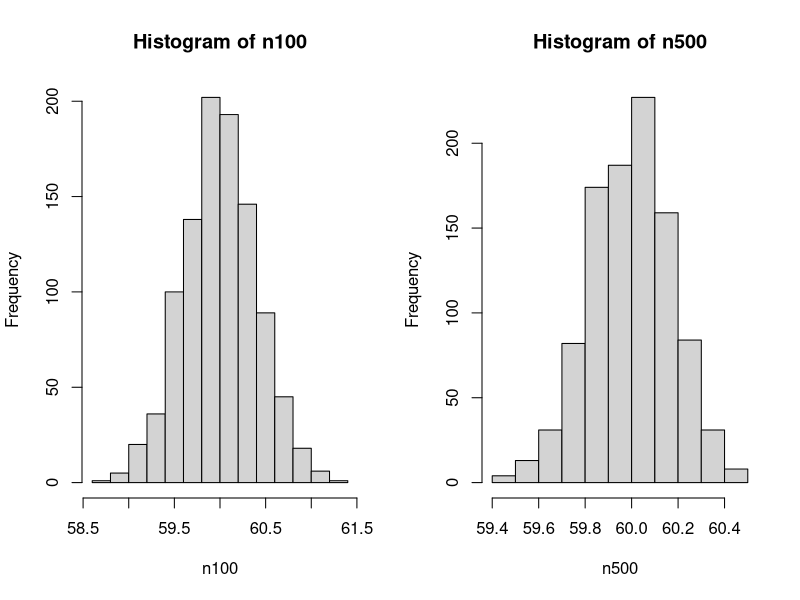
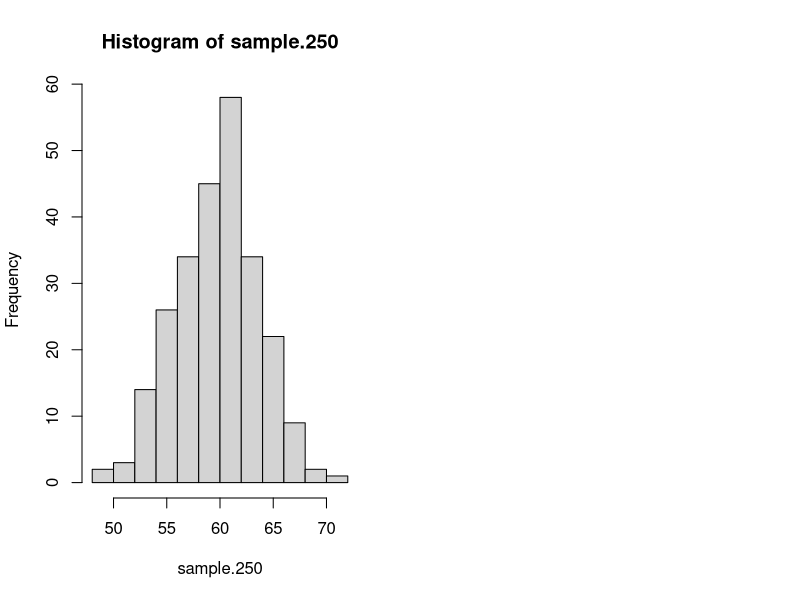
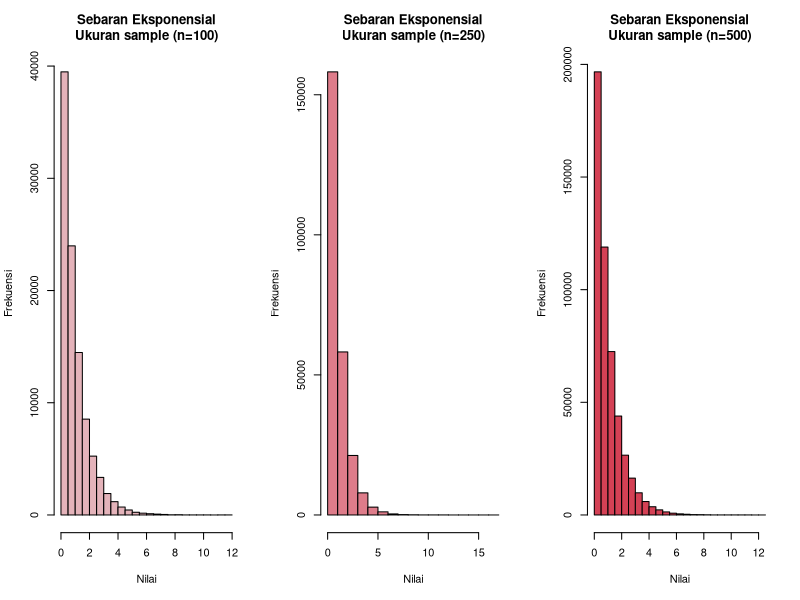
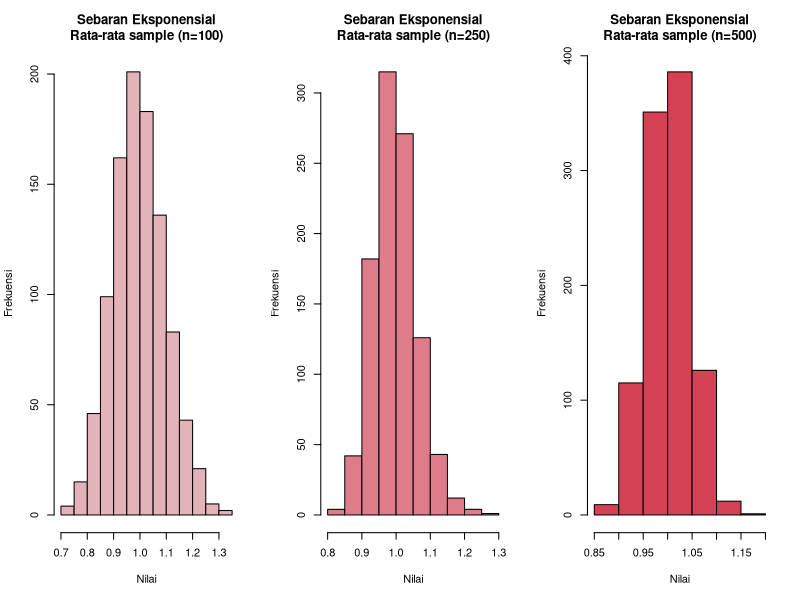
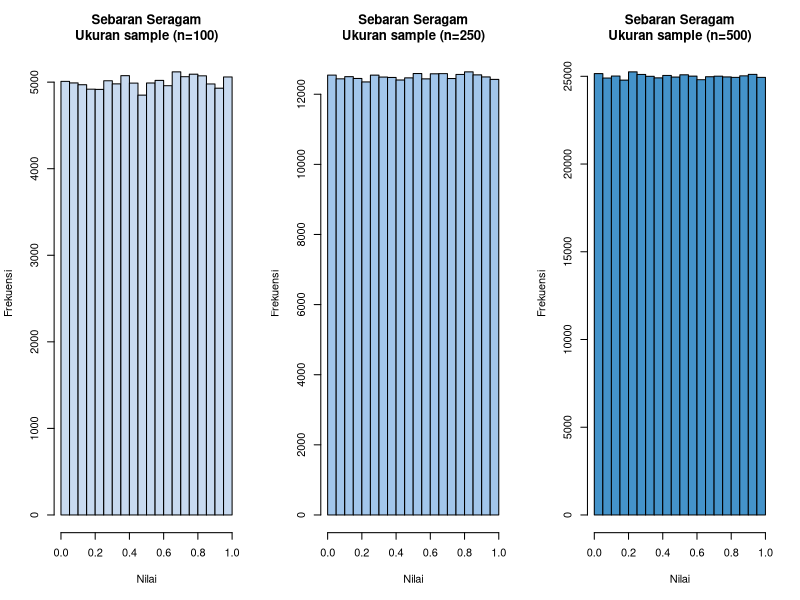
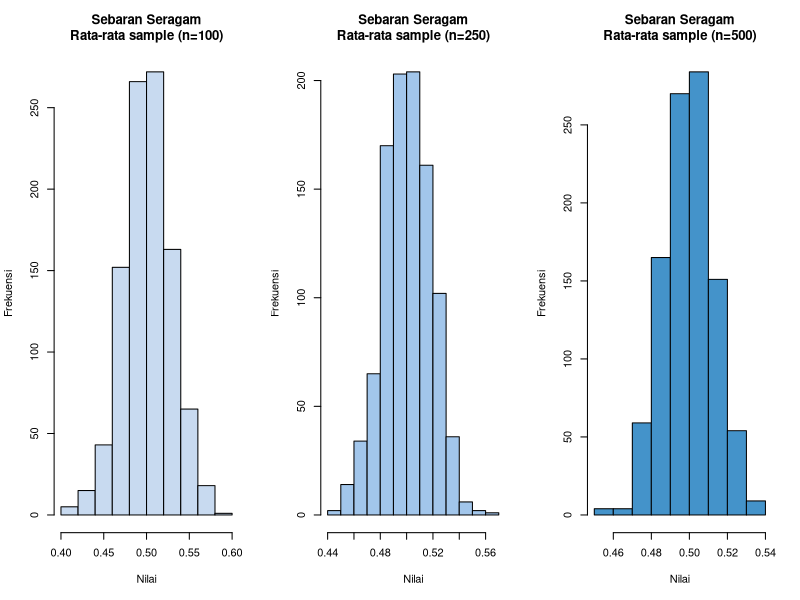

Write R code to recreate these figures, in order.
## ---- chunk 1
set.seed(50)
n100 <- rep(NA, 1000)
for (i in 1:1000) {
  sample.40 <- rnorm(100, mean = 60, sd = 4)
  n100[i] <- mean(sample.40)
}
means100 <- mean(n100)
sd100 <- sd(n100)

n500 <- rep(NA, 1000)
for (i in 1:1000) {
  sample.500 <- rnorm(500, mean = 60, sd = 4)
  n500[i] <- mean(sample.500)
}
means500 <- mean(n500)
sd500 <- sd(n500)

par(mfrow = c(1, 2))
hist(n100)
hist(n500)
## ---- chunk 2
cat(" Untuk n = 100 :\n","mean = ", means100, "\n SD = ", sd100, "\n\n", 
    "Untuk n = 500 :\n","mean = ", means500, "\n SD = ", sd500)
## ---- chunk 3
set.seed(50)
sample.250 <- rnorm(250, mean = 60, sd = 4)
hist(sample.250)
## ---- chunk 4
(estimated.mean <- mean(sample.250))
## ---- chunk 5
popSD <- 4
sample.size <- length(sample.250)
(sigma.mu <- popSD/sqrt(sample.size))
## ---- chunk 6
set.seed(50)
k <- 1000 # ulangan (gak ada ketentuan berapa nya, alias bebas berapa aja)
sample_size <- c(100, 250, 500)

exp_samples <- lapply(sample_size, function(n) matrix(rexp(n*k, 1),k))

par(mfrow = c(1, 3))
hist(exp_samples[[1]], main = "Sebaran Eksponensial\nUkuran sample (n=100)", 
     xlab = "Nilai", ylab = "Frekuensi", col = "#E4B3BA")
hist(exp_samples[[2]], main = "Sebaran Eksponensial\nUkuran sample (n=250)", 
     xlab = "Nilai", ylab = "Frekuensi", col = "#DE7C8A")
hist(exp_samples[[3]], main = "Sebaran Eksponensial\nUkuran sample (n=500)", 
     xlab = "Nilai", ylab = "Frekuensi", col = "#D44155")
## ---- chunk 7
dist_mean <- function(n, dist_samples){
  dist_means <- list()
  for (i in seq_along(n)) 
    dist_means[[i]] <- apply(dist_samples[[i]], 1, mean)
  return(dist_means)
}

exp_means <- dist_mean(sample_size, exp_samples)

par(mfrow = c(1, 3))
hist(exp_means[[1]], main = "Sebaran Eksponensial\nRata-rata sample (n=100)", 
     xlab = "Nilai", ylab = "Frekuensi", col = "#E4B3BA")
hist(exp_means[[2]], main = "Sebaran Eksponensial\nRata-rata sample (n=250)", 
     xlab = "Nilai", ylab = "Frekuensi", col = "#DE7C8A")
hist(exp_means[[3]], main = "Sebaran Eksponensial\nRata-rata sample (n=500)", 
     xlab = "Nilai", ylab = "Frekuensi", col = "#D44155")
## ---- chunk 8
cat(" Untuk n = ", sample_size[1], " :\n","mean = ", mean(exp_means[[1]]), 
    "\n SD = ", sd(exp_means[[1]]), "\n\n", 
    
    "Untuk n = ", sample_size[2], " :\n","mean = ", mean(exp_means[[2]]), 
    "\n SD = ", sd(exp_means[[2]]), "\n\n", 
    
    "Untuk n = ", sample_size[3], " :\n","mean = ", mean(exp_means[[3]]), 
    "\n SD = ", sd(exp_means[[3]]) )
## ---- chunk 9
set.seed(50)
k <- 1000 # ulangan (gak ada ketentuan berapa nya, alias bebas berapa aja)
sample_size <- c(100, 250, 500)

unif_samples <- lapply(sample_size, function(n) matrix(runif(n*k),k))

par(mfrow = c(1, 3))
hist(unif_samples[[1]], main = "Sebaran Seragam\nUkuran sample (n=100)", 
     xlab = "Nilai", ylab = "Frekuensi", col = "#c8daf0")
hist(unif_samples[[2]], main = "Sebaran Seragam\nUkuran sample (n=250)", 
     xlab = "Nilai", ylab = "Frekuensi", col = "#a2c6eb")
hist(unif_samples[[3]], main = "Sebaran Seragam\nUkuran sample (n=500)", 
     xlab = "Nilai", ylab = "Frekuensi", col = "#4493CA")
## ---- chunk 10
unif_means <- dist_mean(sample_size, unif_samples)

par(mfrow = c(1, 3))
hist(unif_means[[1]], main = "Sebaran Seragam\nRata-rata sample (n=100)", 
     xlab = "Nilai", ylab = "Frekuensi", col = "#c8daf0")
hist(unif_means[[2]], main = "Sebaran Seragam\nRata-rata sample (n=250)", 
     xlab = "Nilai", ylab = "Frekuensi", col = "#a2c6eb")
hist(unif_means[[3]], main = "Sebaran Seragam\nRata-rata sample (n=500)", 
     xlab = "Nilai", ylab = "Frekuensi", col = "#4493CA")
## ---- chunk 11
cat(" Untuk n = ", sample_size[1], " :\n","mean = ", mean(unif_means[[1]]), 
    "\n SD = ", sd(unif_means[[1]]), "\n\n", 
    
    "Untuk n = ", sample_size[2], " :\n","mean = ", mean(unif_means[[2]]), 
    "\n SD = ", sd(unif_means[[2]]), "\n\n", 
    
    "Untuk n = ", sample_size[3], " :\n","mean = ", mean(unif_means[[3]]), 
    "\n SD = ", sd(unif_means[[3]]) )
